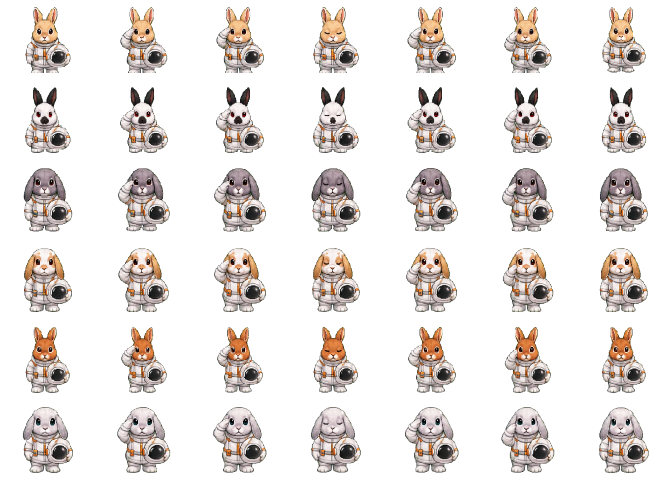
#> input picture Sources/RabbitDesktopPet/Resources/rabbit-astronaut-atlas.png, 1344 x 960 px, given in place of moon-transparent.png, which was not available (shown at 1/2 size)
$ python prepare_generated_space_assets.py
#> lines starting #> are read from the running program, lines starting #| are printed output that depends on the picture; after the words box and inside, x2 and y2 are one past the last pixel; in counts of white or black regions, pixels touching at a corner belong together
#!/usr/bin/env python3
"""Normalize ImageGen moon/explosion artwork into app-ready pixel assets."""

from pathlib import Path

from PIL import Image


ROOT = Path(__file__).resolve().parents[1]
WORK = ROOT / "work" / "imagegen"
RESOURCES = ROOT / "Sources" / "RabbitDesktopPet" / "Resources"


def alpha_bbox(image: Image.Image, threshold: int = 10) -> tuple[int, int, int, int]:
    alpha = image.getchannel("A").point(lambda value: 255 if value > threshold else 0)
    box = alpha.getbbox()
    if box is None:
        raise ValueError("asset has no visible pixels")
    return box


def prepare_moon() -> Path:
    source = Image.open(WORK / "moon-transparent.png").convert("RGBA")
#> source is the input picture: PIL image 1344x960 RGBA; mean R, G, B, A 45.3, 40.5, 37.9, 67.9
    left, top, right, bottom = alpha_bbox(source)
#> in alpha_bbox, `alpha = image.getchannel("A").point(lambda value: 255 if value > thres..`:
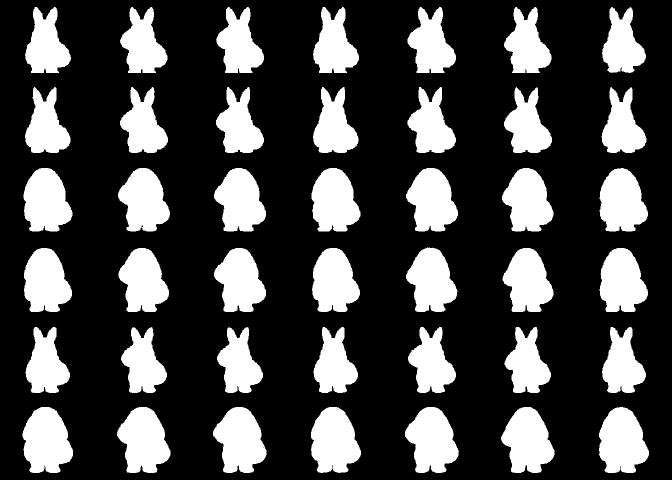
#> alpha: PIL image 1344x960 L (shown at 1/2 size); 27.4% white; 42 white regions, largest, box (x1, y1, x2, y2) and area: (45, 814, 146, 946) 9925, (1198, 814, 1298, 946) 9813, (622, 814, 722, 946) 9803
#> in alpha_bbox, `box = alpha.getbbox()`: box = (45, 14, 1298, 946)
#> left = 45; top = 14; right = 1298; bottom = 946
    pad = max(right - left, bottom - top) // 40
#> pad = 31
    crop = source.crop((max(0, left - pad), max(0, top - pad), min(source.width, right + pad), min(source.height, bottom + pad)))
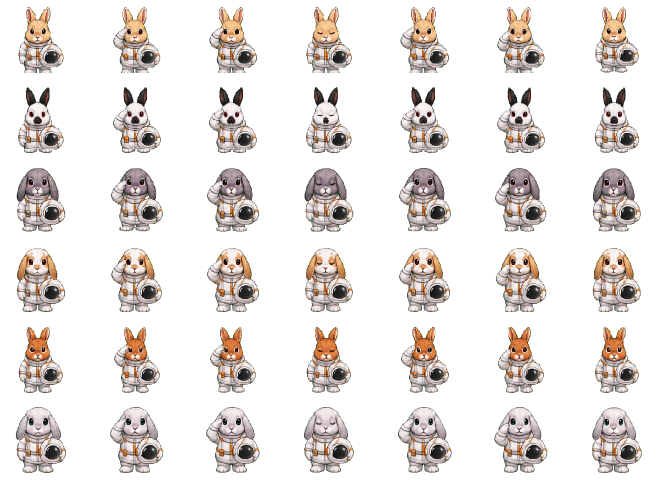
#> crop: PIL image 1315x960 RGBA (shown at 1/2 size); mean R, G, B, A 46.3, 41.4, 38.7, 69.3; transparent parts drawn white

    side = max(crop.size)
#> side = 1315
    square = Image.new("RGBA", (side, side), (0, 0, 0, 0))
#> square: PIL image 1315x1315 RGBA; every value is 0
    square.alpha_composite(crop, ((side - crop.width) // 2, (side - crop.height) // 2))
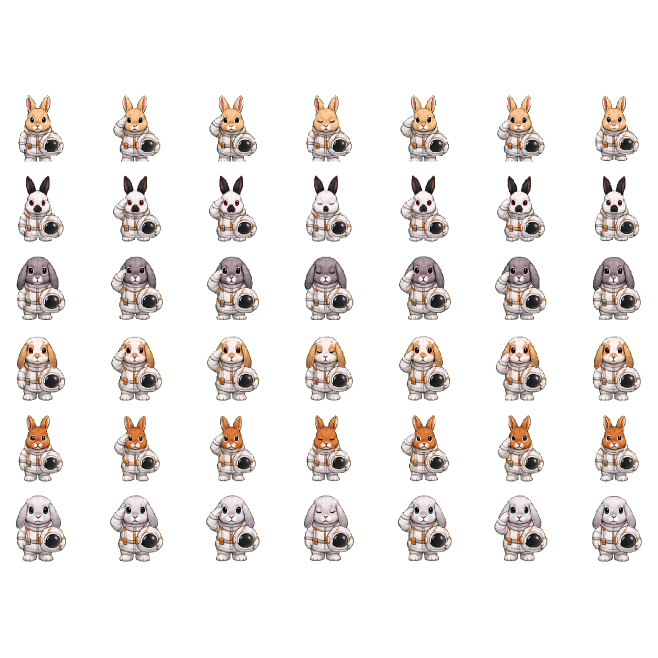
#> square: PIL image 1315x1315 RGBA (shown at 1/2 size); mean R, G, B, A 33.8, 30.2, 28.3, 50.6; transparent parts drawn white
    final = square.resize((144, 144), Image.Resampling.NEAREST)
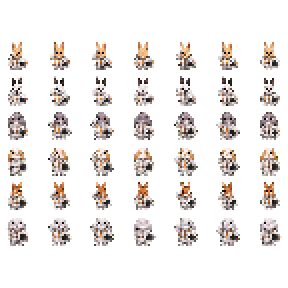
#> final: PIL image 144x144 RGBA (shown 2 times larger); mean R, G, B, A 33.9, 30.2, 28.2, 50.4; transparent parts drawn white
    output = RESOURCES / "pixel-moon-detailed.png"
    final.save(output, optimize=True)
    return output


def prepare_explosion() -> Path:
    source = Image.open(WORK / "explosion-transparent.png").convert("RGBA")
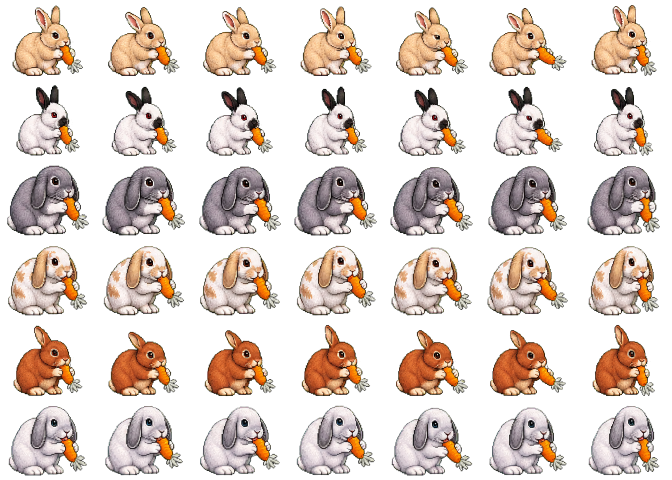
#> input picture Sources/RabbitDesktopPet/Resources/rabbit-carrot-atlas.png, 1344 x 960 px, given in place of explosion-transparent.png, which was not available (shown at 1/2 size)
#> source is the input picture: PIL image 1344x960 RGBA; mean R, G, B, A 71.1, 58.7, 51, 100.7
    # The generated artwork is a precise 4 x 2 sheet. Resizing the complete
    # canvas keeps the intentionally increasing/decreasing blast size intact.
    final = source.resize((640, 320), Image.Resampling.NEAREST)
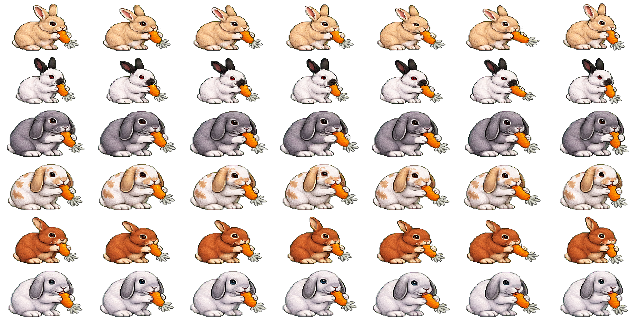
#> final: PIL image 640x320 RGBA; mean R, G, B, A 71.1, 58.7, 50.9, 100.8; transparent parts drawn white
    output = RESOURCES / "pixel-explosion-atlas.png"
    final.save(output, optimize=True)
    return output


if __name__ == "__main__":
    for asset in (prepare_moon(), prepare_explosion()):
        print(asset)
